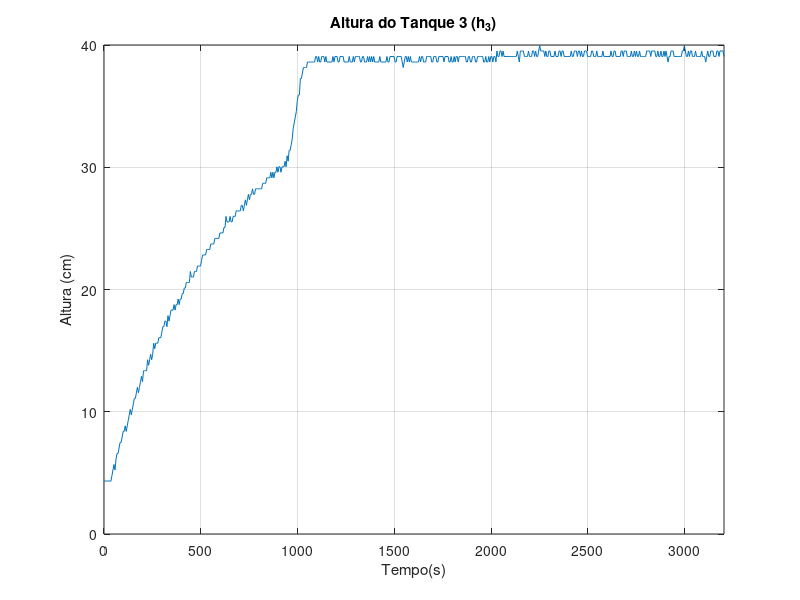
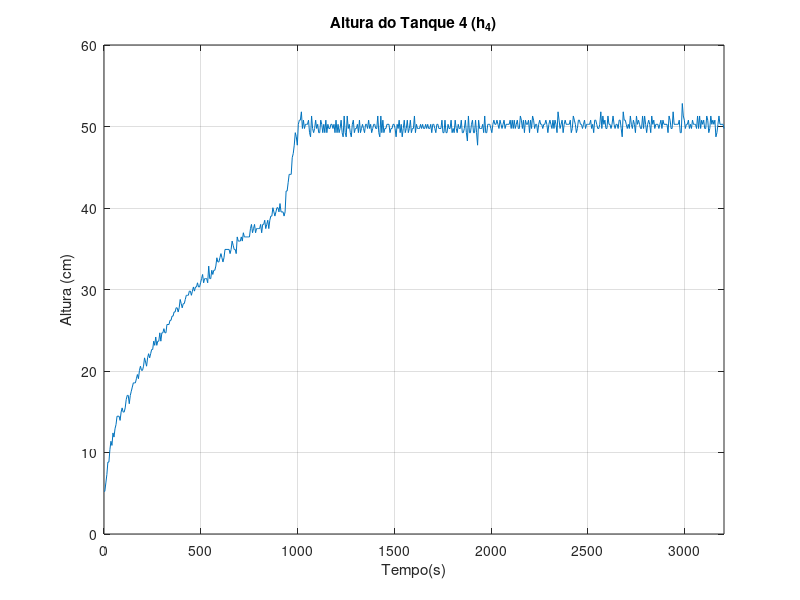
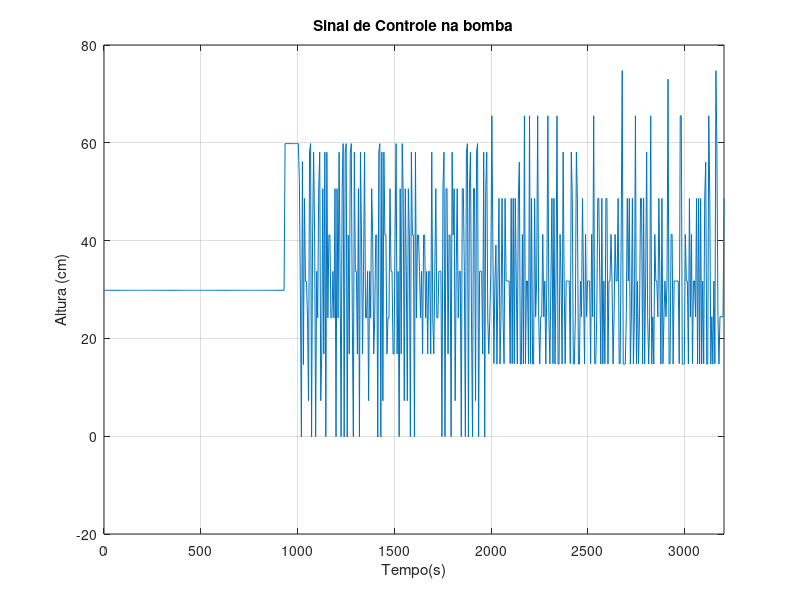
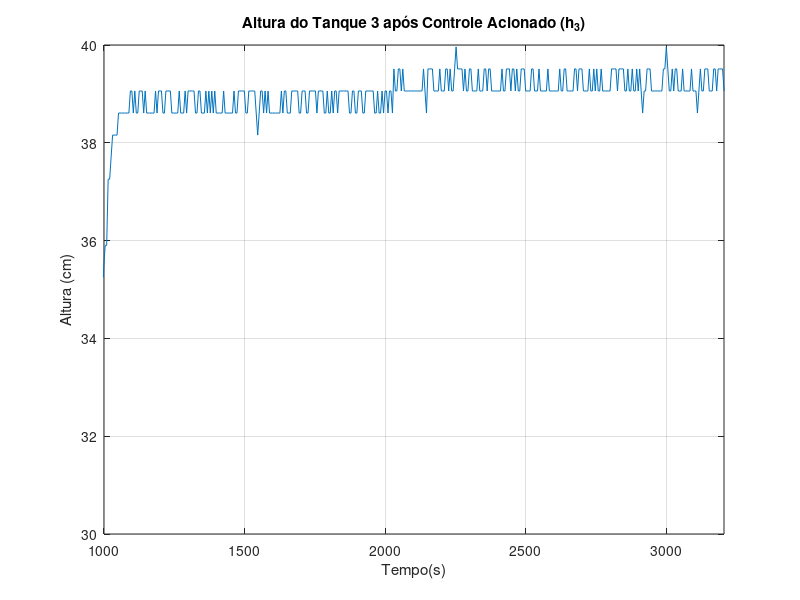

Write the MATLAB code that produced these figures, in order.
clear
clc
%%
load('larissa_tarsis-LPV_c_saturacao_degrais.mat')
%%
figure
plot(t,Level3CM)
title('Altura do Tanque 3 (h_{3})')
xlabel('Tempo(s)')
ylabel('Altura (cm)')
xlim([0 3204])
grid on
%%
figure
plot(t,Level4CM)
title('Altura do Tanque 4 (h_{4})')
xlabel('Tempo(s)')
ylabel('Altura (cm)')
xlim([0 3204])
grid on
%%
figure
plot(t,Pump1PC)
title('Sinal de Controle na bomba')
xlabel('Tempo(s)')
ylabel('Altura (cm)')
xlim([0 3204])
grid on
%%
figure
plot(t(179:610),h3)
title('Altura do Tanque 3 após Controle Acionado (h_{3})')
xlabel('Tempo(s)')
ylabel('Altura (cm)')
xlim([1000 3204])
grid on
%%
figure
plot(t(179:610),h4)
title('Altura do Tanque 3 após Controle Acionado (h_{3})')
xlabel('Tempo(s)')
ylabel('Altura (cm)')
xlim([1000 3204])
grid on
%%
figure
plot(t(179:610),du)
title('Variação do Sinal de Controle sem Saturação')
xlabel('Tempo(s)')
ylabel('Altura (cm)')
xlim([1000 3204])
grid on
%%
figure
plot(t(179:610),du_s)
title('Variação do Sinal de Controle com Saturação')
xlabel('Tempo(s)')
ylabel('Altura (cm)')
xlim([1000 3204])
grid on